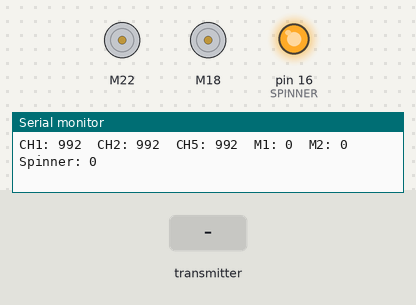
Bench run of a sketch on a simulated Arduino Mega 2560, built with avr-gcc and run on an emulated ATmega2560. On the bench: 2 × DC motor (green arrow = forward, orange = backward, longer = faster), output pins drawn as LEDs (lit = HIGH), the last lines printed to the serial monitor. The test bench sets the inputs (shaded band).

Above: at 1.2 s.
1.3 s: the transmitter starts sending ch.0 = 1811
At 2.0 s:
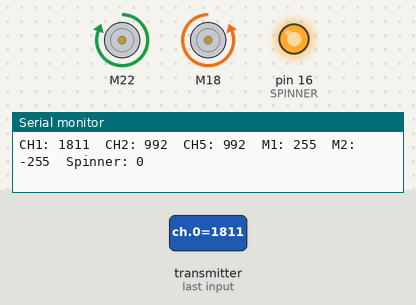
2.8 s: the transmitter starts sending ch.1 = 600
At 3.2 s:
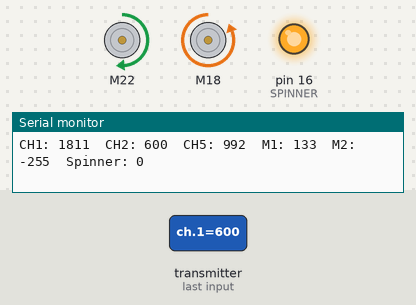
4.3 s: the transmitter starts sending ch.4 = 1811
At 5.5 s:
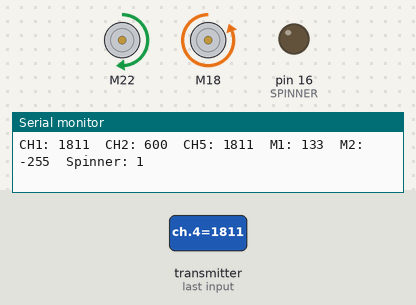
5.8 s: the transmitter starts sending ch.1 = 172
At 7.0 s:
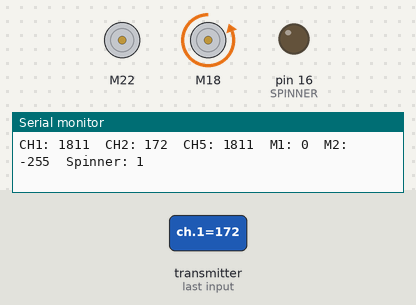
7.3 s: the transmitter starts sending ch.0 = 172
At 7.9 s:
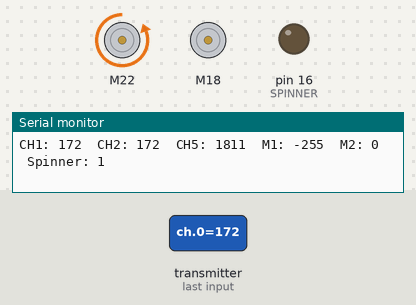
8.8 s: the transmitter starts sending ch.4 = 172
At 10.0 s:
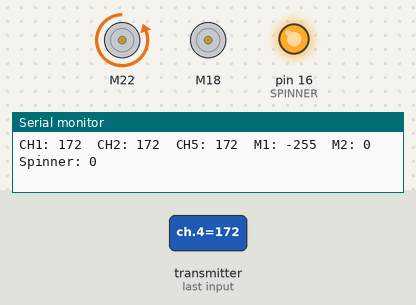
Timing chart, 0 to 11.3 s (numbered marks = the images above; inputs shaded):
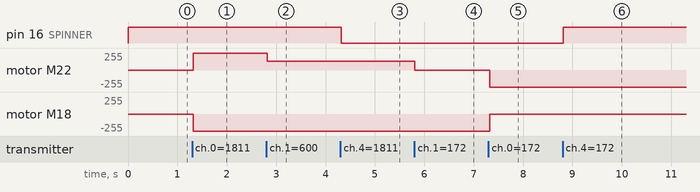

Measured:
- after the input at 1.3 s, motor M22: stopped → forward 255/255 at once; motor M18: stopped → backward 255/255 at once
- after the input at 2.8 s, motor M22: forward 255/255 → forward 133/255 at once
- after the input at 4.3 s, pin 16 (SPINNER): HIGH → LOW at once
- after the input at 5.8 s, motor M22: forward 133/255 → stopped at once
- after the input at 7.3 s, motor M22: stopped → backward 255/255 at once; motor M18: backward 255/255 → stopped at once
- after the input at 8.8 s, pin 16 (SPINNER): LOW → HIGH at once

The sketch:

receive_SBUS_METAL.ino
```cpp
#include "sbus.h"
#include "CytronMotorDriver.h"

#define SBUS_RX_PIN 21
#define SBUS_TX_PIN -1


#define SPINNER 16

bfs::SbusRx sbus_rx(&Serial2, SBUS_RX_PIN, SBUS_TX_PIN, true);
bfs::SbusData data;

CytronMD motor1(PWM_DIR, 22, 12);
CytronMD motor2(PWM_DIR, 18, 13);

const int MAX_SPEED = 255;

// ---------------------------------------------------

int mapSBUS(int value, int outMin, int outMax)
{
  value = constrain(value, 172, 1811);
  return map(value, 172, 1811, outMin, outMax);
}

// ---------------------------------------------------

void setup()
{
  Serial.begin(115200);

  pinMode(SPINNER, OUTPUT);
  digitalWrite(SPINNER, HIGH);

  sbus_rx.Begin();

  Serial.println("SBUS Robot Ready");
}

// ---------------------------------------------------

void loop()
{
  if (!sbus_rx.Read())
    return;

  data = sbus_rx.data();

  //-----------------------------
  // Channels
  //-----------------------------

  int ch1 = data.ch[0];   // Steering
  int ch2 = data.ch[1];   // Throttle
  int ch5 = data.ch[4];   // Spinner switch

  //-----------------------------
  // Convert SBUS -> Motor values
  //-----------------------------

  int throttle = mapSBUS(ch2, -255, 255);
  int steering = mapSBUS(ch1, -255, 255);

  // Small deadband
  if (abs(throttle) < 15)
    throttle = 0;

  if (abs(steering) < 15)
    steering = 0;

  //-----------------------------
  // Differential Drive Mixing
  //-----------------------------

  int motor1Speed = throttle + steering;
  int motor2Speed = throttle - steering;

  motor1Speed = constrain(motor1Speed, -255, 255);
  motor2Speed = constrain(motor2Speed, -255, 255);

  //-----------------------------
  // Drive Motors
  //-----------------------------

  motor1.setSpeed(motor1Speed);
  motor2.setSpeed(motor2Speed);

  //-----------------------------
  // Spinner
  //-----------------------------

  bool spinner = (ch5 > 1000);

  digitalWrite(SPINNER, spinner ? LOW : HIGH);

  //-----------------------------
  // Debug
  //-----------------------------

  Serial.print("CH1: ");
  Serial.print(ch1);

  Serial.print("  CH2: ");
  Serial.print(ch2);

  Serial.print("  CH5: ");
  Serial.print(ch5);

  Serial.print("  M1: ");
  Serial.print(motor1Speed);

  Serial.print("  M2: ");
  Serial.print(motor2Speed);

  Serial.print("  Spinner: ");
  Serial.println(spinner);

  delay(20);
}
```
